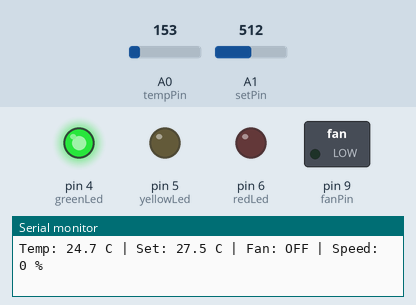
Simulated run of this sketch. Board: Arduino Uno, built with avr-gcc and run on an emulated ATmega328P. Parts: switched loads named in the sketch (green lamp = pin HIGH), output pins drawn as LEDs (lit = HIGH), the last lines printed to the serial monitor. Inputs (shaded band) come from the test bench; at power-on: A0 (tempPin) = 153, A1 (setPin) = 512.

Above: at 1.2 s.
1.3 s: A0 (tempPin) set to 159
At 4.0 s:
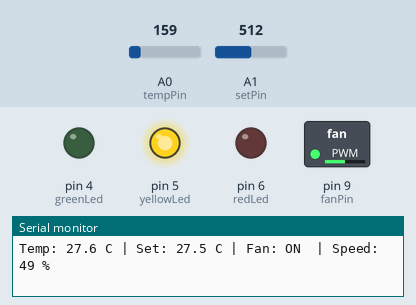
4.3 s: A0 (tempPin) set to 191
At 6.0 s:
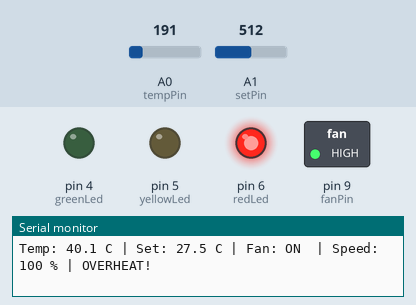
7.3 s: A1 (setPin) set to 894
10.3 s: A1 (setPin) set to 924
At 11.2 s:
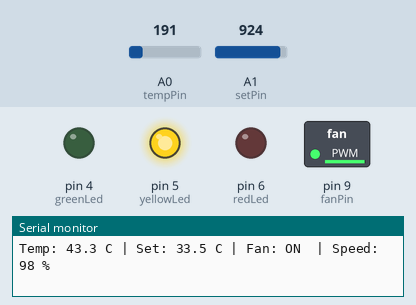
11.9 s: A1 (setPin) set to 900
At 12.9 s:
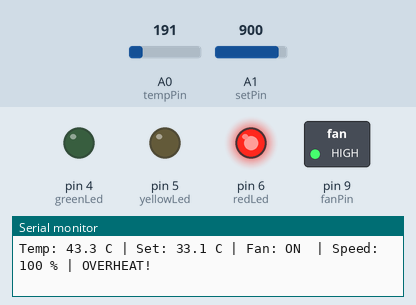
13.6 s: A0 (tempPin) set to 175
At 15.02 s:
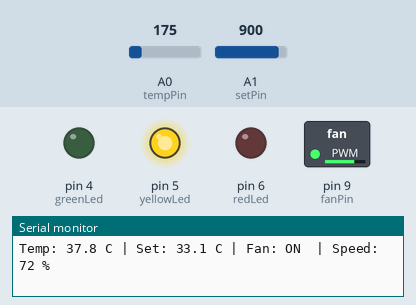
Timing chart, 0 to 17.0 s (numbered marks = the images above; inputs shaded):
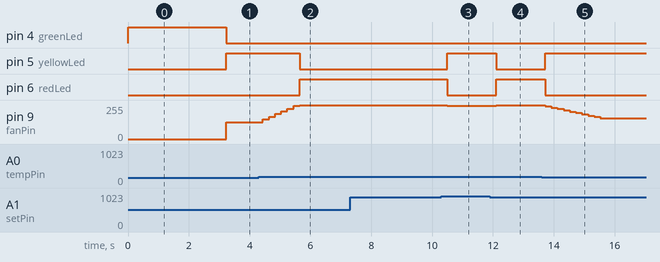

The sketch:

fan_control.ino
```cpp
// Temperature-based fan speed control with adjustable setpoint
// TMP36 sensor + L293D motor driver + DC fan
// Features:
//  - adjustable temperature setpoint (potentiometer)
//  - hysteresis to avoid rapid on/off switching
//  - proportional fan speed
//  - moving-average filter for sensor noise
//  - LED status indication (normal / cooling / overheat)
//  - serial monitoring

const int fanPin    = 9;   // PWM -> L293D Enable 1
const int tempPin   = A0;  // TMP36 output
const int setPin    = A1;  // potentiometer (setpoint)
const int greenLed  = 4;   // normal
const int yellowLed = 5;   // fan running
const int redLed    = 6;   // overheat

const float HYSTERESIS = 2.0;   // °C below setpoint to switch fan off
const float RANGE      = 10.0;  // °C above setpoint to reach full speed

// Moving-average filter
const int N = 10;
float samples[N];
int idx = 0;
bool filled = false;

bool fanOn = false;

float readTemperature() {
  int reading = analogRead(tempPin);
  float voltage = reading * (5.0 / 1024.0);
  return (voltage - 0.5) * 100.0;
}

float filteredTemperature() {
  samples[idx] = readTemperature();
  idx = (idx + 1) % N;
  if (idx == 0) filled = true;

  int count = filled ? N : idx;
  float sum = 0;
  for (int i = 0; i < count; i++) sum += samples[i];
  return sum / count;
}

void setup() {
  pinMode(fanPin, OUTPUT);
  pinMode(greenLed, OUTPUT);
  pinMode(yellowLed, OUTPUT);
  pinMode(redLed, OUTPUT);
  Serial.begin(9600);
}

void loop() {
  float temp = filteredTemperature();

  // Setpoint from potentiometer: 20..35 °C
  float setpoint = map(analogRead(setPin), 0, 1023, 200, 350) / 10.0;

  // Hysteresis control
  if (!fanOn && temp > setpoint)              fanOn = true;
  if (fanOn  && temp < setpoint - HYSTERESIS) fanOn = false;

  // Proportional speed
  int speed = 0;
  if (fanOn) {
    float ratio = (temp - (setpoint - HYSTERESIS)) / (RANGE + HYSTERESIS);
    ratio = constrain(ratio, 0.0, 1.0);
    speed = 100 + ratio * 155;   // 100..255
  }
  analogWrite(fanPin, speed);

  // Status LEDs
  bool overheat = temp > setpoint + RANGE;
  digitalWrite(greenLed,  !fanOn);
  digitalWrite(yellowLed, fanOn && !overheat);
  digitalWrite(redLed,    overheat);

  // Monitoring
  Serial.print("Temp: ");      Serial.print(temp, 1);
  Serial.print(" C | Set: ");  Serial.print(setpoint, 1);
  Serial.print(" C | Fan: ");  Serial.print(fanOn ? "ON " : "OFF");
  Serial.print(" | Speed: ");  Serial.print(map(speed, 0, 255, 0, 100));
  Serial.print(" %");
  if (overheat) Serial.print(" | OVERHEAT!");
  Serial.println();

  delay(200);
}
```

Measured:
- the behaviour switches between 158 and 159 on A0 (tempPin) (found by bisection; images 0 and 1)
- the behaviour switches between 907 and 908 on A1 (setPin) (found by bisection; images 2 and 3)
- after the input at 1.3 s, pin 4 (greenLed): HIGH → LOW after 1.9 s; pin 5 (yellowLed): LOW → HIGH after 1.9 s; pin 9 (fanPin): 0/255 → 127/255 after 1.9 s
- after the input at 4.3 s, pin 5 (yellowLed): HIGH → LOW after 1.3 s; pin 6 (redLed): LOW → HIGH after 1.3 s; pin 9 (fanPin): moves from 127/255 to 255/255 over 1.2 s, starting after 0.13 s
- after the input at 10.3 s, pin 5 (yellowLed): LOW → HIGH after 0.19 s; pin 6 (redLed): HIGH → LOW after 0.19 s; pin 9 (fanPin): 255/255 → 251/255 after 0.19 s
- after the input at 11.9 s, pin 5 (yellowLed): HIGH → LOW after 0.20 s; pin 6 (redLed): LOW → HIGH after 0.20 s; pin 9 (fanPin): 251/255 → 255/255 after 0.20 s
- after the input at 13.6 s, pin 5 (yellowLed): LOW → HIGH after 0.12 s; pin 6 (redLed): HIGH → LOW after 0.12 s; pin 9 (fanPin): moves from 255/255 to 156/255 over 1.8 s, starting after 0.12 s
